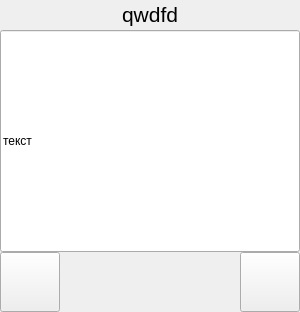
<?xml version="1.0" encoding="UTF-8"?>
<ui version="4.0">
 <class>NoteFrame</class>
 <widget class="QWidget" name="NoteFrame">
  <property name="geometry">
   <rect>
    <x>0</x>
    <y>0</y>
    <width>300</width>
    <height>312</height>
   </rect>
  </property>
  <property name="minimumSize">
   <size>
    <width>300</width>
    <height>312</height>
   </size>
  </property>
  <property name="maximumSize">
   <size>
    <width>300</width>
    <height>312</height>
   </size>
  </property>
  <property name="windowTitle">
   <string>Form</string>
  </property>
  <property name="styleSheet">
   <string notr="true"/>
  </property>
  <layout class="QGridLayout" name="gridLayout">
   <property name="leftMargin">
    <number>0</number>
   </property>
   <property name="topMargin">
    <number>0</number>
   </property>
   <property name="rightMargin">
    <number>0</number>
   </property>
   <property name="bottomMargin">
    <number>0</number>
   </property>
   <property name="spacing">
    <number>0</number>
   </property>
   <item row="2" column="0">
    <widget class="QPushButton" name="open_note">
     <property name="minimumSize">
      <size>
       <width>0</width>
       <height>0</height>
      </size>
     </property>
     <property name="maximumSize">
      <size>
       <width>60</width>
       <height>60</height>
      </size>
     </property>
     <property name="text">
      <string/>
     </property>
     <property name="icon">
      <iconset resource="ui_source.qrc">
       <normaloff>:/icons/ui_icons/standart/free-icon-edit-149307.png</normaloff>:/icons/ui_icons/standart/free-icon-edit-149307.png</iconset>
     </property>
     <property name="iconSize">
      <size>
       <width>52</width>
       <height>52</height>
      </size>
     </property>
    </widget>
   </item>
   <item row="0" column="0" colspan="3">
    <widget class="QLabel" name="label">
     <property name="maximumSize">
      <size>
       <width>16777215</width>
       <height>30</height>
      </size>
     </property>
     <property name="text">
      <string>&lt;html&gt;&lt;head/&gt;&lt;body&gt;&lt;p align=&quot;center&quot;&gt;&lt;span style=&quot; font-size:16pt;&quot;&gt;qwdfd&lt;/span&gt;&lt;/p&gt;&lt;/body&gt;&lt;/html&gt;</string>
     </property>
    </widget>
   </item>
   <item row="1" column="0" colspan="3">
    <widget class="QLineEdit" name="lineEdit">
     <property name="minimumSize">
      <size>
       <width>0</width>
       <height>0</height>
      </size>
     </property>
     <property name="maximumSize">
      <size>
       <width>16777215</width>
       <height>222</height>
      </size>
     </property>
     <property name="text">
      <string>текст</string>
     </property>
     <property name="readOnly">
      <bool>true</bool>
     </property>
    </widget>
   </item>
   <item row="2" column="2">
    <widget class="QPushButton" name="delete_note">
     <property name="maximumSize">
      <size>
       <width>60</width>
       <height>60</height>
      </size>
     </property>
     <property name="text">
      <string/>
     </property>
     <property name="icon">
      <iconset resource="ui_source.qrc">
       <normaloff>:/icons/ui_icons/standart/cross.png</normaloff>:/icons/ui_icons/standart/cross.png</iconset>
     </property>
     <property name="iconSize">
      <size>
       <width>52</width>
       <height>52</height>
      </size>
     </property>
    </widget>
   </item>
   <item row="2" column="1">
    <spacer name="horizontalSpacer">
     <property name="orientation">
      <enum>Qt::Horizontal</enum>
     </property>
     <property name="sizeType">
      <enum>QSizePolicy::Fixed</enum>
     </property>
     <property name="sizeHint" stdset="0">
      <size>
       <width>180</width>
       <height>20</height>
      </size>
     </property>
    </spacer>
   </item>
  </layout>
 </widget>
 <resources>
  <include location="ui_source.qrc"/>
 </resources>
 <connections/>
</ui>
